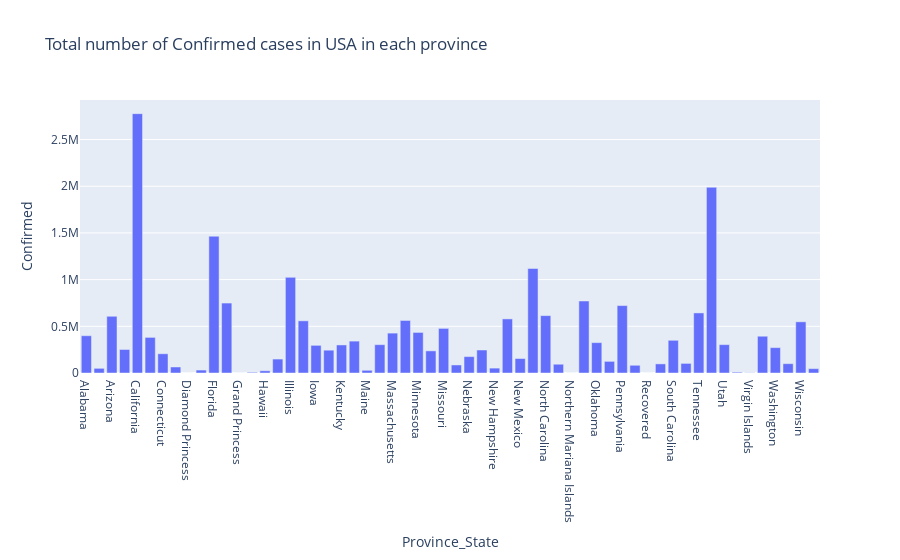

Notebook code cell kept with this figure:
### Markdown cell above
### Plot Province/State Wise Confirmed cases in USA

### Code cell
country_1 = covid_data[covid_data['Country_Region'] == 'US']
deaths_us = country_1.groupby('Province_State')['Confirmed'].sum().reset_index()


fig = px.bar(deaths_us, x= 'Province_State', y= 'Confirmed', title='Total number of Confirmed cases in USA in each province')
fig.show()

### Figure 1 — Plotly figure (JSON) as saved in the notebook; plotly's stock layout.template omitted (floating-point values rounded to 4 significant figures)
{"data": [{"alignmentgroup": "True", "hovertemplate": "Province_State=%{x}<br>Confirmed=%{y}<extra></extra>", "legendgroup": "", "marker": {"color": "#636efa", "pattern": {"shape": ""}}, "name": "", "offsetgroup": "", "orientation": "v", "showlegend": false, "textposition": "auto", "type": "bar", "x": ["Alabama", "Alaska", "Arizona", "Arkansas", "California", "Colorado", "Connecticut", "Delaware", "Diamond Princess", "District of Columbia", "Florida", "Georgia", "Grand Princess", "Guam", "Hawaii", "Idaho", "Illinois", "Indiana", "Iowa", "Kansas", "Kentucky", "Louisiana", "Maine", "Maryland", "Massachusetts", "Michigan", "Minnesota", "Mississippi", "Missouri", "Montana", "Nebraska", "Nevada", "New Hampshire", "New Jersey", "New Mexico", "New York", "North Carolina", "North Dakota", "Northern Mariana Islands", "Ohio", "Oklahoma", "Oregon", "Pennsylvania", "Puerto Rico", "Recovered", "Rhode Island", "South Carolina", "South Dakota", "Tennessee", "Texas", "Utah", "Vermont", "Virgin Islands", "Virginia", "Washington", "West Virginia", "Wisconsin", "Wyoming"], "xaxis": "x", "y": [399150, 49979, 607345, 251746, 2776975, 381434, 205994, 64475, 49, 31457, 1464697, 748852, 103, 7399, 23897, 149235, 1024039, 558560, 296171, 244347, 300397, 341431, 29019, 303364, 427135, 562553, 434413, 236868, 477617, 86102, 175620, 246309, 52371, 579250, 154954, 1119284, 614355, 93951, 125, 770977, 325277, 124476, 721820, 82630, 0, 97614, 350084, 102901, 643181, 1988676, 303723, 8790, 2143, 393715, 271595, 99778, 548134, 46719], "yaxis": "y"}], "layout": {"barmode": "relative", "legend": {"tracegroupgap": 0}, "title": {"text": "Total number of Confirmed cases in USA in each province"}, "xaxis": {"anchor": "y", "domain": [0, 1], "title": {"text": "Province_State"}}, "yaxis": {"anchor": "x", "domain": [0, 1], "title": {"text": "Confirmed"}}}}
